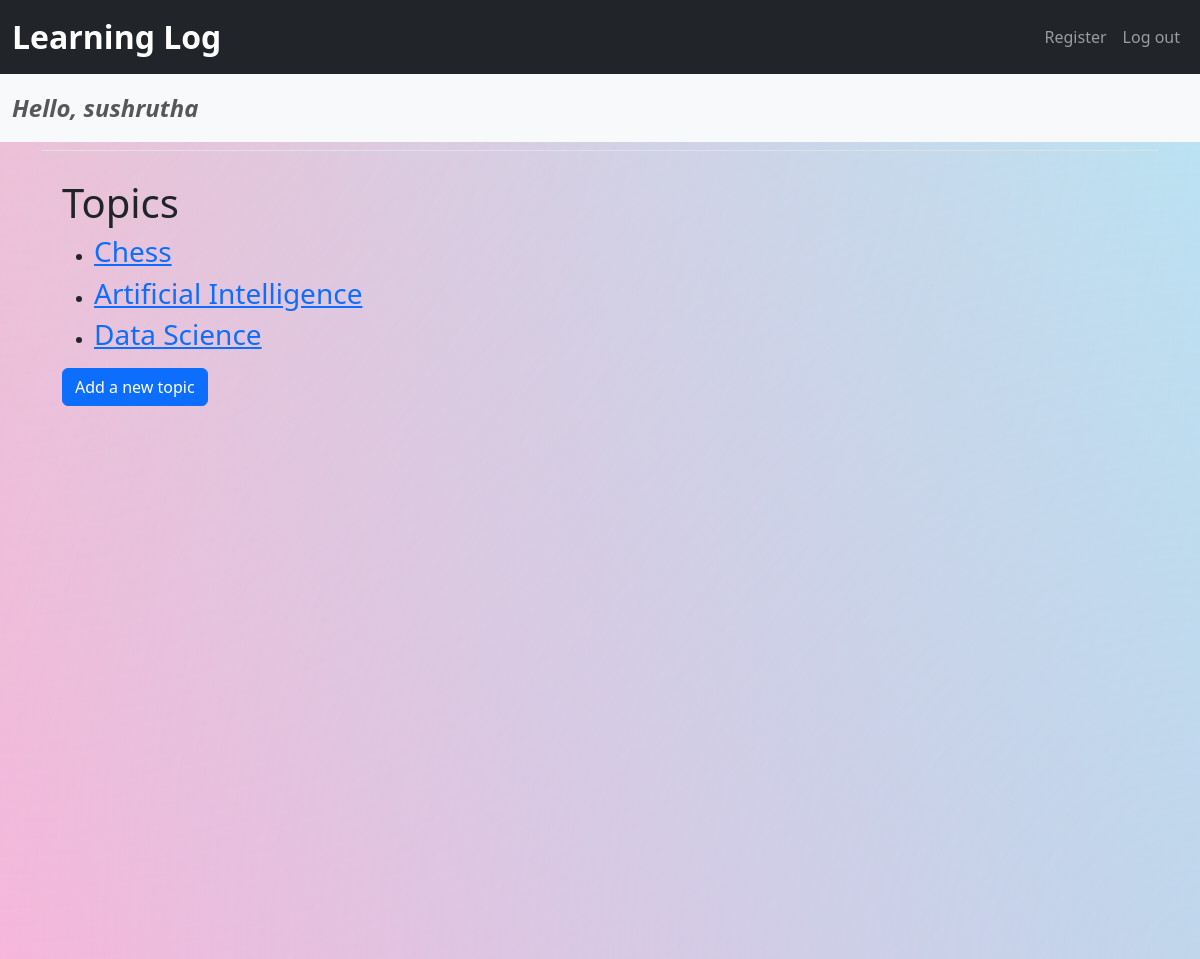
The page /topics/ (signed in) on the database as committed earlier.
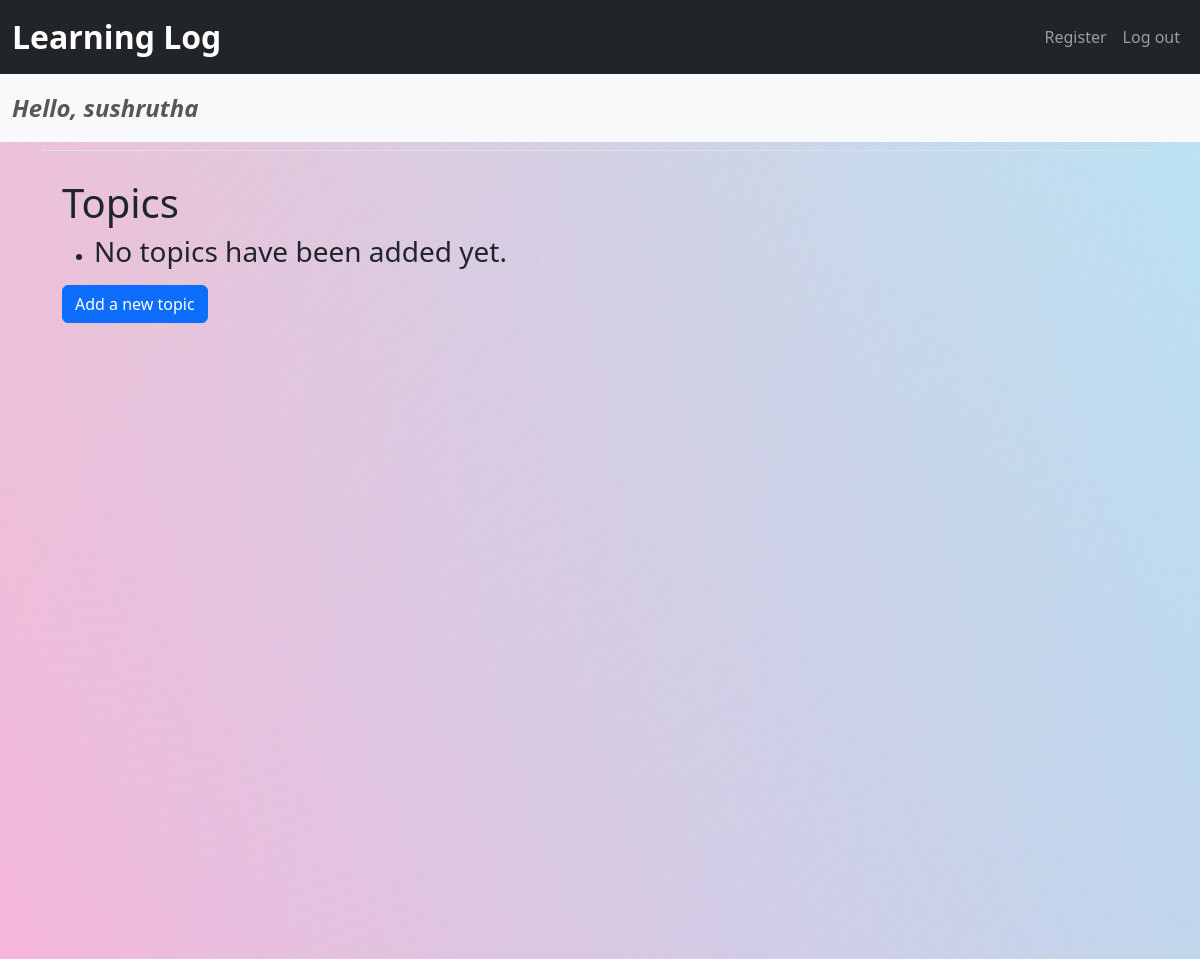
The same page on the database as committed later.
### learning_logs/models.py (models this page shows)
class Topic(models.Model):
    text = models.CharField(max_length=200)
    date_added = models.DateTimeField(auto_now_add=True)
    owner = models.ForeignKey(User, on_delete=models.CASCADE)  # Add this field
    def __str__(self):
        return self.text

### learning_logs/views.py (the view)
# urls.py: path('topics/',views.topics,name='topics'),
@login_required
def topics(request):
    topics = Topic.objects.filter(owner=request.user).order_by('date_added')
    context = {'topics': topics}
    return render(request, 'learning_logs/topics.html', context)

### learning_logs/templates/learning_logs/topics.html (shortened to what this page needs)
{% extends 'learning_logs/base.html' %}
{% block content %}
    <div class="background"></div>
    <div class="content-container">
        <h1>Topics</h1>
        <ul>
            {% for topic in topics %}
                <li>
                    <h3>
                        <a href="{% url 'learning_logs:topic' topic.id %}">{{ topic }}</a>
                    </h3>
                </li>
            {% empty %}
                <li><h3>No topics have been added yet.</h3></li>
            {% endfor %}
        </ul>
        <h3>
            <a href="{% url 'learning_logs:new_topic' %}" class="btn btn-primary">Add a new topic</a>
        </h3>
    </div>
{% endblock%}

### learning_logs/templates/learning_logs/base.html (shortened to what this page needs)
{% load django_bootstrap5 %}
<!doctype html>
<html lang="en">
<head>
    {% bootstrap_css %}
</head>
<body>
<nav class="navbar navbar-expand-md navbar-dark bg-dark mb-0">
    <div class="container-fluid">
        <a class="navbar-brand" href="{% url 'learning_logs:index' %}">Learning Log</a>
        <ul class="navbar-nav ml-auto order-2">
            <li class="nav-item">
                <a class="nav-link" href="{% url 'accounts:register' %}">Register</a>
            </li>
            {% if user.is_authenticated %}
                <li class="nav-item">
                    <a class="nav-link" href="{% url 'accounts:logout' %}">Log out</a>
                </li>
            {% else %}
                <li class="nav-item">
                    <a class="nav-link" href="{% url 'accounts:login' %}">Log in</a>
                </li>
            {% endif %}
        </ul>
    </div>
</nav>
{% if user.is_authenticated %}
<nav class="navbar navbar-light bg-light">
    <div class="container-fluid">
        <span class="navbar-text">Hello, {{ user.username }}</span>
    </div>
</nav>
{% endif %}
<main role="main" class="container">
    <div class="pb-2 mb-2 border-bottom">
    </div>
    <div>
        {% block content %}{% endblock content %}
    </div>
</main>
</body>
</html>

### learning_logs/templates/learning_logs/base.html (style rules this page uses)
.navbar-brand { font-weight: bold; font-size: 2.0rem; }
.navbar-text { font-style: italic; font-weight: bold; font-size: 1.5rem; }

### learning_logs/templates/learning_logs/topics.html (style rules this page uses)
body, html { height: 100%; margin: 0; }
.background { position: fixed; top: 0; left: 0; height: 100%; width: 100%; background: linear-gradient(45deg, rgba(255,0,150,0.3), rgba(0,204,255,0.3)); z-index: -3; }
.background::before { content: ""; position: fixed; top: 0; left: 0; height: 100%; width: 100%; background: radial-gradient(circle at top left, rgba(255,182,193,0.5), transparent); z-index: -2; }
.background::after { content: ""; position: fixed; bottom: 0; right: 0; height: 100%; width: 100%; background: radial-gradient(circle at bottom right, rgba(173,216,230,0.5), transparent); z-index: -1; }
.content-container { position: relative; min-height: 100vh; padding: 20px; }

Rows that differ between the two databases and show on the page:
removed Topic: text "Chess"
removed Topic: text "Artificial Intelligence"
removed Topic: text "Data Science"
Other text that changed with them:
text now shown: "No topics have been added yet."
